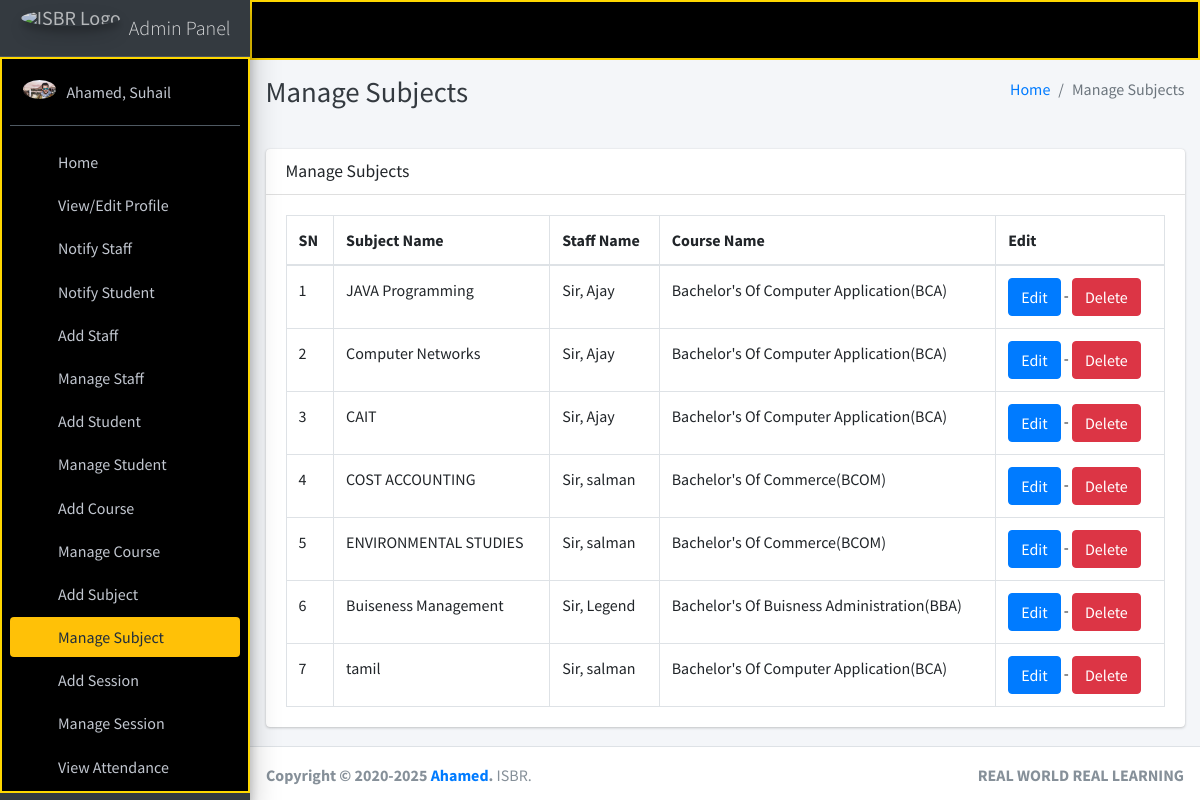
The app's page /subject/manage/ (signed in) with its own data.
### main_app/models.py (models this page shows, shortened)
class CustomUser(AbstractUser):
    USER_TYPE = ((1, "HOD"), (2, "Staff"), (3, "Student"))
    GENDER = [("M", "Male"), ("F", "Female")]
    username = None  # Removed username, using email instead
    email = models.EmailField(unique=True)
    user_type = models.CharField(default=1, choices=USER_TYPE, max_length=1)
    gender = models.CharField(max_length=1, choices=GENDER)
    profile_pic = models.ImageField()
    address = models.TextField()
    fcm_token = models.TextField(default="")  # For firebase notifications
    created_at = models.DateTimeField(auto_now_add=True)
    updated_at = models.DateTimeField(auto_now=True)
    USERNAME_FIELD = "email"
    REQUIRED_FIELDS = []
    objects = CustomUserManager()
    def __str__(self):
        return self.last_name + ", " + self.first_name

class Subject(models.Model):
    name = models.CharField(max_length=120)
    staff = models.ForeignKey(Staff,on_delete=models.CASCADE,)
    course = models.ForeignKey(Course, on_delete=models.CASCADE)
    updated_at = models.DateTimeField(auto_now=True)
    created_at = models.DateTimeField(auto_now_add=True)

class Staff(models.Model):
    course = models.ForeignKey(Course, on_delete=models.DO_NOTHING, null=True, blank=False)
    admin = models.OneToOneField(CustomUser, on_delete=models.CASCADE)

class Course(models.Model):
    name = models.CharField(max_length=120)
    created_at = models.DateTimeField(auto_now_add=True)
    updated_at = models.DateTimeField(auto_now=True)

### main_app/hod_views.py (the view)
# urls.py: path("subject/manage/", hod_views.manage_subject, name='manage_subject'),
def manage_subject(request):
    subjects = Subject.objects.all()
    context = {
        'subjects': subjects,
        'page_title': 'Manage Subjects'
    }
    return render(request, "hod_template/manage_subject.html", context)

### main_app/templates/hod_template/manage_subject.html
{% extends 'main_app/base.html' %}
{% load static %}
{% block page_title %}{{page_title}}{% endblock page_title %}
{% block content %}
<section class="content">
    <div class="container-fluid">
        <div class="row">
            <div class="col-md-12">
                <div class="card">
                    <div class="card-header">
                        <h3 class="card-title">{{page_title}}</h3>
                    </div>
                    <div class="card-body">
                        <table id="example2" class="table table-bordered table-hover">
                            <thead>
                                <tr>
                                    <th>SN</th>
                                    <th>Subject Name</th>
                                    <th>Staff Name</th>
                                    <th>Course Name</th>
                                    <th>Edit</th>
                                </tr>
                            </thead>
                            <tbody>
                                {% for subject in subjects %}
                                <tr>
                                    <td>{{ forloop.counter }}</td>
                                    <td>{{subject.name}}</td>
                                    <td>{{subject.staff.admin}}</td>
                                    <td>{{subject.course.name}}</td>
                                    <td>
                                        <a href="{% url 'edit_subject' subject.id %}" class="btn btn-primary">Edit</a> -
                                        <a href="{% url 'delete_subject' subject.id %}" onclick="return confirm('Are you sure you want to delete this ?')" class="btn btn-danger">Delete</a>
                                    </td>
                                </tr>
                                {% endfor %}
                            </tbody>
                        </table>
                    </div>
                </div>
            </div>
        </div>
    </div>
</section>
{% endblock content %}

### main_app/templates/main_app/sidebar_template.html (shortened to what this page needs)
{% load static %}
<aside class="main-sidebar sidebar-dark-warning elevation-4">
{% if request.user.user_type == '1' %}
    <a href="{% url 'admin_home' %}" class="brand-link">
        <img src="{% static 'dist/img/img.png' %} " alt="ISBR Logo"
            class="brand-image img-circle elevation-3" style="opacity: .8">
        <span class="brand-text font-weight-light">Admin Panel</span>
    </a>
    <div class="sidebar" style="background-color: black; color: #FFD700; border: 2px solid #FFD700;">
        <div class="user-panel mt-3 pb-3 mb-3 d-flex">
            <div class="image">
                <img src="{{ request.user.profile_pic}}" class="img-circle elevation-2" alt="User Image">
            </div>
            <div class="info">
                <a href="#" class="d-block">{{user}}</a>
            </div>
        </div>
        <nav class="mt-2">
            <ul class="nav nav-pills nav-sidebar flex-column" data-widget="treeview" role="menu" data-accordion="false">
                <li class="nav-item">
                    {% url 'admin_home' as admin_home %}
                    <a href="{{admin_home}}" class="nav-link {% if admin_home == request.path %} active {% endif %}">
                        <i class="nav-icon fas fa-th"></i>
                        <p>
                            Home
                        </p>
                    </a>
                </li>
                <li class="nav-item">
                    {% url 'admin_view_profile' as admin_view_profile %}
                    <a href="{{admin_view_profile}}" class="nav-link {% if admin_view_profile == request.path %} active {% endif %}">
                        <i class="nav-icon fas fa-th"></i>
                        <p>
                            View/Edit Profile
                        </p>
                    </a>
                </li>
                <li class="nav-item">
                    {% url 'admin_notify_staff' as admin_notify_staff %}
                    <a href="{{admin_notify_staff}}" class="nav-link {% if admin_notify_staff == request.path %} active {% endif %}">
                        <i class="nav-icon fas fa-th"></i>
                        <p>
                            Notify Staff
                        </p>
                    </a>
                </li>
                <li class="nav-item">
                    {% url 'admin_notify_student' as admin_notify_student %}
                    <a href="{{admin_notify_student}}" class="nav-link {% if admin_notify_student == request.path %} active {% endif %}">
                        <i class="nav-icon fas fa-th"></i>
                        <p>
                            Notify Student
                        </p>
                    </a>
                </li>
                <li class="nav-item">
                    {% url 'add_staff' as add_staff %}
                    <a href="{{add_staff}}" class="nav-link {% if add_staff == request.path %} active {% endif %}">
                        <i class="nav-icon fas fa-th"></i>
                        <p>
                            Add Staff
                        </p>
                    </a>
                </li>
                <li class="nav-item">
                    {% url 'manage_staff' as manage_staff %}
                    {% url 'edit_staff' staff_id as edit_staff %}
                    <a href="{{manage_staff}}"
                        class="nav-link {% if manage_staff == request.path or request.path == edit_staff %} active {% endif %}">
                        <i class="nav-icon fas fa-th"></i>
                        <p>
                            Manage Staff
                        </p>
                    </a>
                </li>
                <li class="nav-item">
                    {% url 'add_student' as add_student%}
                    <a href="{{add_student}}" class="nav-link  {% if add_student == request.path %} active {% endif %}">
                        <i class="nav-icon fas fa-th"></i>
                        <p>
                            Add Student
                        </p>
                    </a>
                </li>
                <li class="nav-item">
                    {% url 'manage_student' as manage_student %}
                    {% url 'edit_student' student_id as edit_student %}
                    <a href="{{manage_student}}"
                        class="nav-link  {% if edit_student == request.path or manage_student == request.path %} active {% endif %}">
                        <i class="nav-icon fas fa-th"></i>
                        <p>
                            Manage Student
                        </p>
                    </a>
                </li>
                <li class="nav-item">
                    {% url 'add_course' as add_course %}
                    <a href="{{add_course}}" class="nav-link  {% if add_course == request.path %} active {% endif %}">
                        <i class="nav-icon fas fa-th"></i>
                        <p>
                            Add Course
                        </p>
                    </a>
                </li>
                <li class="nav-item">
                    {% url 'manage_course' as manage_course %}
                    {% url 'edit_course' course_id as edit_course %}
                    <a href="{{manage_course}}"
                        class="nav-link  {% if edit_course == request.path or manage_course == request.path %} active {% endif %}">
                        <i class="nav-icon fas fa-th"></i>
                        <p>
                            Manage Course
                        </p>
                    </a>
                </li>
                <li class="nav-item">
                    {% url 'add_subject' as add_subject %}
                    <a href="{{add_subject}}" class="nav-link  {% if add_subject == request.path %} active {% endif %}">
                        <i class="nav-icon fas fa-th"></i>
                        <p>
                            Add Subject
                        </p>
                    </a>
                </li>
                <li class="nav-item">
                    {% url 'manage_subject' as manage_subject %}
                    {% url 'edit_subject' subject_id as edit_subject %}
                    <a href="{{manage_subject}}"
                        class="nav-link  {% if edit_subject == request.path or manage_subject == request.path %} active {% endif %}">
                        <i class="nav-icon fas fa-th"></i>
                        <p>
                            Manage Subject
                        </p>
                    </a>
                </li>
                <li class="nav-item">
                    {% url 'add_session' as add_session %}
                    <a href="{{add_session}}" class="nav-link  {% if add_session == request.path %} active {% endif %}">
                        <i class="nav-icon fas fa-th"></i>
                        <p>
                            Add Session
                        </p>
                    </a>
                </li>
                <li class="nav-item">
                {% url 'manage_session' as manage_session %}
                {% url 'edit_session' session_id as edit_session %}
                <a href="{{manage_session}}"
                    class="nav-link  {% if edit_session == request.path or manage_session == request.path %} active {% endif %}">
                    <i class="nav-icon fas fa-th"></i>
                    <p>
                        Manage Session
                    </p>
                </a>
        </li>
                <li class="nav-item">
                    {% url 'admin_view_attendance' as admin_view_attendance %}
                    <li class="nav-item">
                        <a href="{{admin_view_attendance}}" class="nav-link  {% if admin_view_attendance == request.path %} active {% endif %}">
                            <i class="nav-icon fas fa-th"></i>
                            <p>
                                View Attendance
                            </p>
                        </a>
                    </li>
            <li class="nav-item">
                {% url 'student_feedback_message' as student_feedback_message %}
                <a href="{{ student_feedback_message }}" class="nav-link  {% if student_feedback_message == request.path %} active {% endif %}">
                    </a>
                </li>
{% endif %}
</ul>
</nav>
</div>
</aside>

### records on screen
CustomUser: user.profile_pic (picture), last_name+first_name "Ahamed, Suhail"
Subject: name "JAVA Programming", staff.admin "Sir, Ajay", course.name "Bachelor's Of Computer Application(BCA)"
Subject: name "Computer Networks", staff.admin "Sir, Ajay", course.name "Bachelor's Of Computer Application(BCA)"
Subject: name "CAIT", staff.admin "Sir, Ajay", course.name "Bachelor's Of Computer Application(BCA)"
Subject: name "COST ACCOUNTING", staff.admin "Sir, salman", course.name "Bachelor's Of Commerce(BCOM)"
Subject: name "ENVIRONMENTAL STUDIES", staff.admin "Sir, salman", course.name "Bachelor's Of Commerce(BCOM)"
Subject: name "Buiseness Management", staff.admin "Sir, Legend", course.name "Bachelor's Of Buisness Administration(BBA)"
Subject: name "tamil", staff.admin "Sir, salman", course.name "Bachelor's Of Computer Application(BCA)"

### other values on screen
{{ page_title }} "Manage Subjects"
